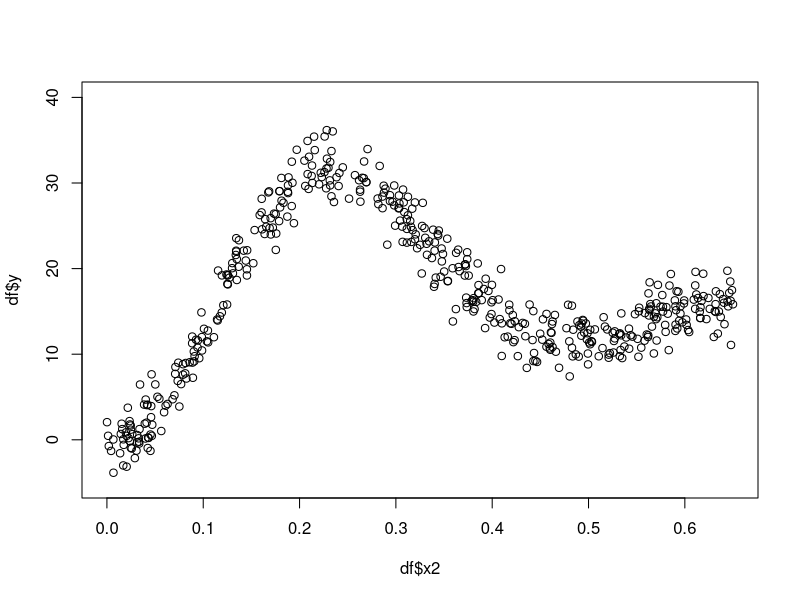
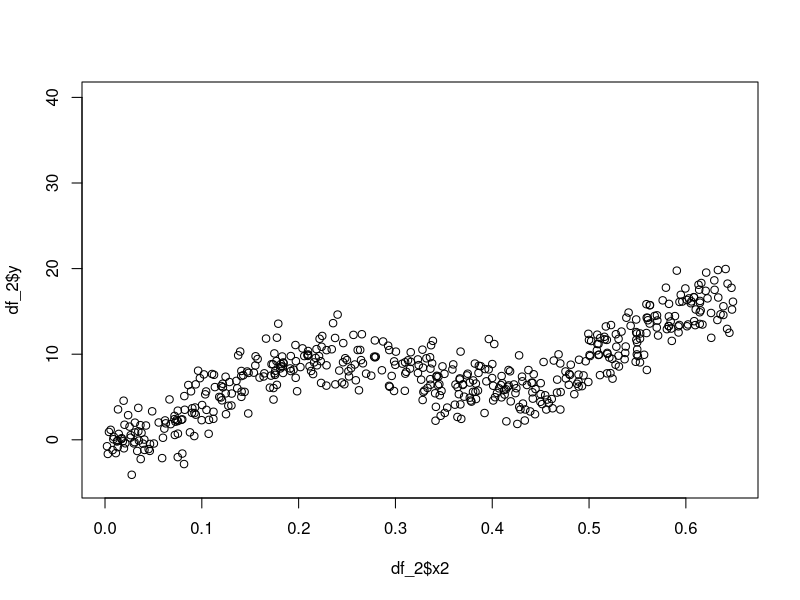
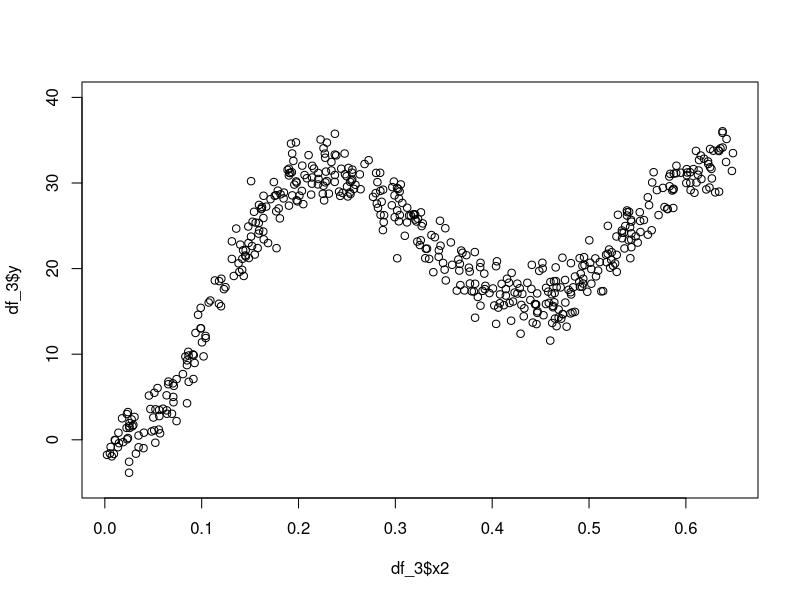
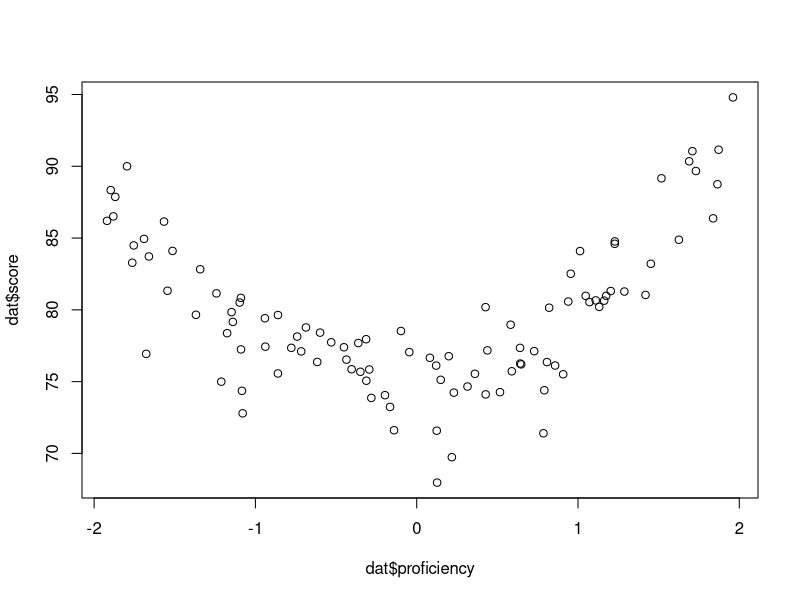
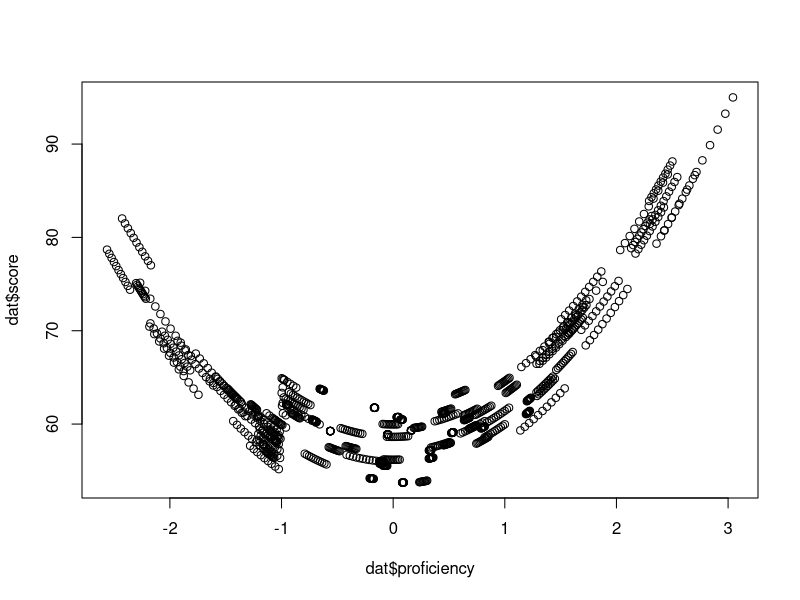
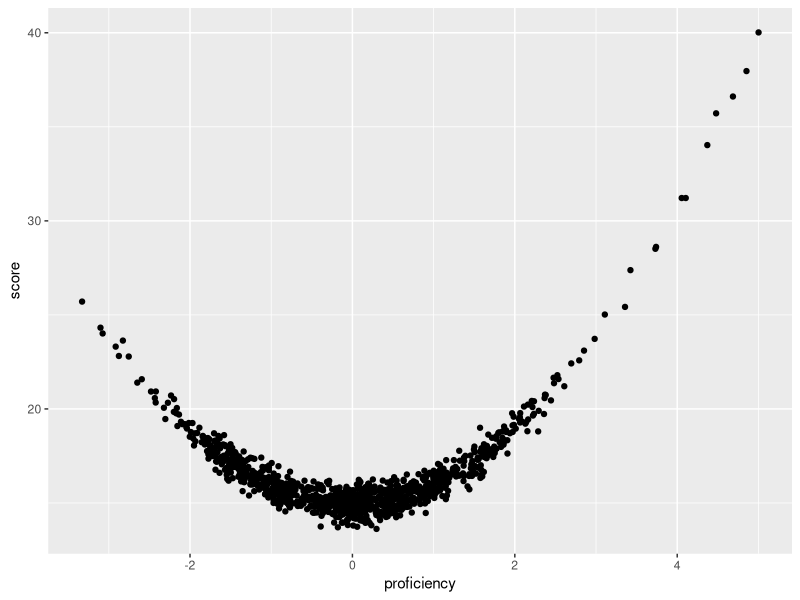
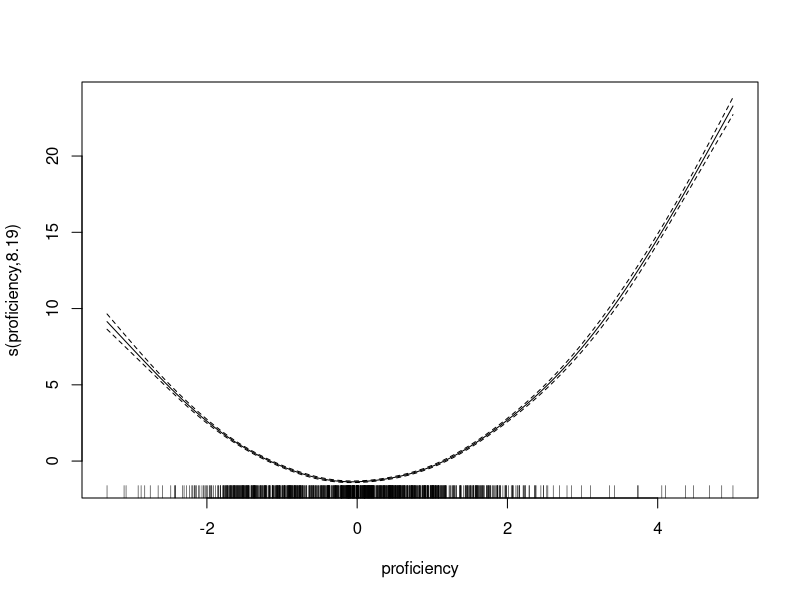
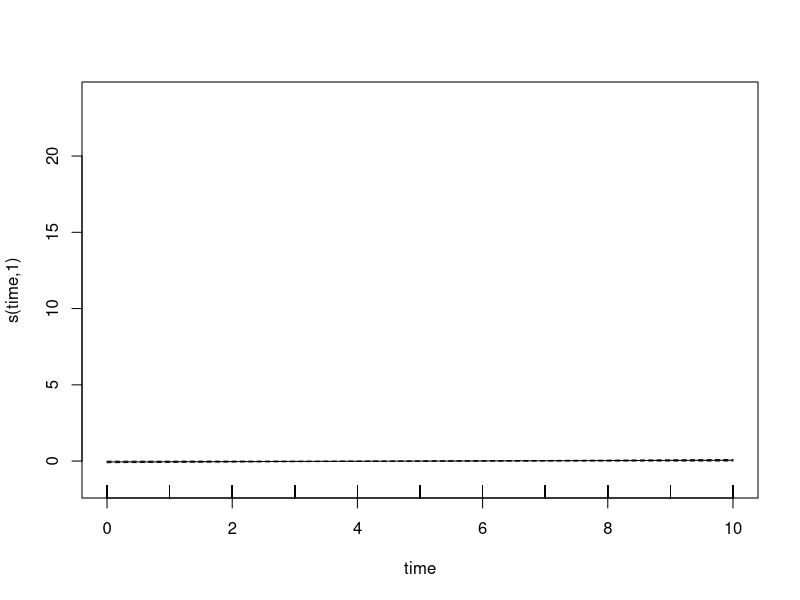

These figures' R source, in order:
# https://stats.stackexchange.com/a/300242
library(tidyverse)

set.seed(20)

# f2 <- function(x) 0.2 * x^11 * (10 * (1 - x))^6 +
  # 10 * (10 * x)^3 * (1 - x)^10
f2 <- function(x, o = 1, p = 35) {
  o * x^11 * (10 * (1 - x))^6 +
  p * (10 * x)^3 * (1 - x)^10
}

ysim <- function(n = 500, scale = 2, o = 1, p = 35) {
  x <- runif(n, max = 0.65)
  e <- rnorm(n, 0, scale)
  f <- f2(x, o, p)
  y <- f + e
  data.frame(y = y, x2 = x, f2 = f)
}

df <- ysim()

plot(df$x2, df$y, ylim = c(-5, 40))

# Changing p changes the first peak

df_2 <- ysim(p = 11)

plot(df_2$x2, df_2$y, ylim = c(-5, 40))

# Changing o changes the second peak

df_3 <- ysim(o = 2)

plot(df_3$x2, df_3$y, ylim = c(-5, 40))



# JVC attempt -----------------------------------------------------------------

# Cross-sectional design (Based on Lightbrown's study of French Canadian
# learners of English)
# - test 100 learners on -ing production based on proficiency
# - low proficiency score higher because they generalize -ing to all forms
# - med proficiency score lower because they begin using -ing and present for
#   progressive
# - high proficiency score highest because they learn to only use -ing for
#   progressive

n <- 100

dat <- tibble(
  beta_0 = 15, # slope controls range of scores
  proficiency = runif(n, -2, 2), # suppose standardized prof. score
  score = beta_0 + proficiency^2 + rnorm(n, 0, .5) # gen. parabola
) %>%
  mutate(score = score / max(score) * 100) %>% # scale to 0-100
  # no perfect scores at low proficiency (generalization stragegy isn't 100% accurate)
  mutate(score = if_else(proficiency < -1, .$score - 10, .$score - 5))

plot(x = dat$proficiency, y = dat$score)

# Proficiency * time ----

set.seed(4785)

n <- 100
timep <- 11
proficiency <- rep(runif(n, -2, 2), timep)
time_b <- rnorm(100, mean = 0.02, sd = 0.01)
proficiency <- proficiency + proficiency * time_b * seq(0:10) + rnorm(n, 0, .5)

dat <- tibble(
  beta_0 = 15, # slope controls range of scores
  proficiency,
  score = beta_0 + proficiency^2 + rnorm(n, 0, .5) # gen. parabola
) %>%
  mutate(score = score / max(score) * 100) %>% # scale to 0-100
  # no perfect scores at low proficiency (generalization stragegy isn't 100% accurate)
  mutate(score = if_else(proficiency < -1, .$score - 10, .$score - 5))

plot(x = dat$proficiency, y = dat$score)


# Second attempt

set.seed(4785)
subjs <- 100
proficiency <- runif(subjs, -2, 2)
proficiency_b <- rnorm(subjs, 0, 0.1)
timep <- 11
intercept <- 15

proficiency_subjs <- list()
score_subjs <- list()

for (subj in 1:subjs) {
  proficiency_subj <- proficiency[subj] + proficiency[subj] * proficiency_b[subj] * 0:10
  score_subj <- intercept + proficiency_subj^2 + rnorm(timep, 0, .5)

  proficiency_subjs[subj] <- list(proficiency_subj)
  score_subjs[subj] <- list(score_subj)
}

dat <- tibble(
  score = unlist(score_subjs),
  proficiency = unlist(proficiency_subjs),
  subj = as.factor(paste("s", rep(1:subjs, each = timep), sep = "")),
  time = rep(0:10, length.out = 1100)
)

dat %>%
  ggplot(aes(proficiency, score, group = subj)) +
  geom_point()


library(mgcv)

gam_1 <- gam(
  score ~ s(proficiency) + s(time) + s(subj, bs = "re"),
  data = dat
)

plot(gam_1, select = 1)
plot(gam_1, select = 2)
plot(gam_1, select = 3)
